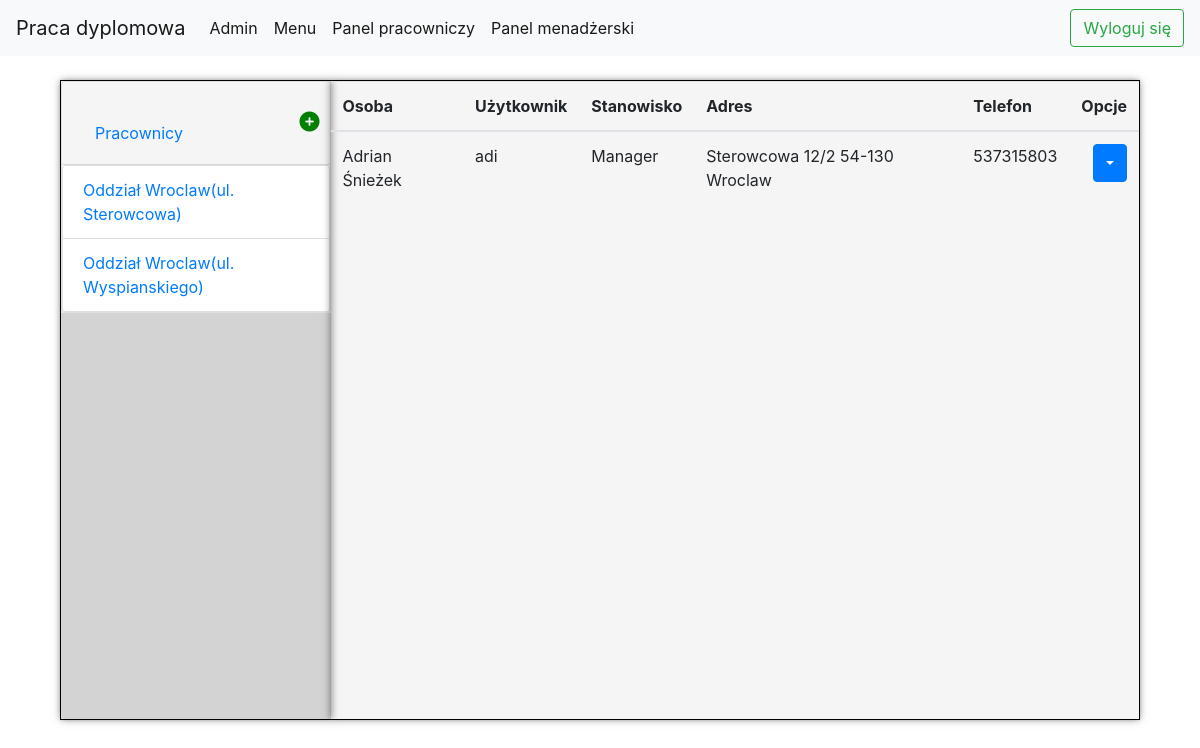
The page /manage_employees/restaurant/1/ (signed in) on the database its author committed.
### restaurantApp/models.py (models this page shows, shortened)
class Restaurant(models.Model):
    address = models.OneToOneField(Address, on_delete=models.CASCADE)
    def __str__(self):
        return f"Oddział {self.address.city}(ul. {self.address.street_name})"

class Address(models.Model):
    street_name = models.CharField(max_length=100)
    street_number = models.IntegerField()
    house_number = models.IntegerField(null=True, blank=True)
    city = models.CharField(max_length=100)
    zip_code = models.CharField(max_length=10)
    def __str__(self):
        if self.house_number:
            return f"{self.street_name} {self.street_number}/{self.house_number} {self.zip_code} {self.city}"
        else:
            return f"{self.street_name} {self.street_number} {self.zip_code} {self.city}"

class Employee(models.Model):
    person = models.ForeignKey(Person, on_delete=models.CASCADE)
    user = models.OneToOneField(User, on_delete=models.CASCADE, default=None, null=True, blank=True)
    restaurant = models.ForeignKey(Restaurant, on_delete=models.CASCADE, null=True, blank=True)
    POSITIONS = (
        ('M', 'Manager'),
        ('W', 'Pracownik')
    )
    position = models.CharField(max_length=1, choices=POSITIONS)

class Person(models.Model):
    first_name = models.CharField(max_length=100)
    last_name = models.CharField(max_length=100)
    phone_regex = RegexValidator(regex=r'^\+?1?\d{9,15}$',
                                 message="Numer telefonu powinien zawierać się w formacie +48999999999")
    phone_number = models.CharField(validators=[phone_regex], max_length=17, blank=True)
    address = models.ForeignKey(Address, on_delete=models.CASCADE)
    def __str__(self):
        return f"{self.first_name} {self.last_name}"

### restaurantApp/views.py (the view)
    def _wrapped_view_func(request, *args, **kwargs):
        if request.user.employee.position != "M":
            return HttpResponse('Nie posiadasz uprawnień')
        else:
            return view_func(request, *args, **kwargs)

### restaurantApp/views.py (called while the page is built)
def manager_required(view_func):
    def _wrapped_view_func(request, *args, **kwargs):
        if request.user.employee.position != "M":
            return HttpResponse('Nie posiadasz uprawnień')
        else:
            return view_func(request, *args, **kwargs)
    return _wrapped_view_func

@login_required
@manager_required
def manage_employees(request, id=-1):
    restaurants = Restaurant.objects.all()
    if id != 0:
        restaurant = Restaurant.objects.get(id=id)
        emplyees = Employee.objects.filter(restaurant=restaurant)
        return render(request, "restaurantApp/manage_employees.html",
                      {"restaurants": restaurants, "emplyees": emplyees})
    return render(request, "restaurantApp/manage_employees.html", {"restaurants": restaurants})

### templates/restaurantApp/manage_employees.html (shortened to what this page needs)
<!DOCTYPE html>
{% extends "restaurantApp/manage_template.html" %}
{% load static %}
{% block css_block %}
    <link rel="stylesheet" href="{% static 'css/products_group.css' %}">
    <link rel="stylesheet" type="text/css" href="{% static 'css/control_panel.css' %}">
    <link rel="stylesheet" href="{% static 'css/accordion.css' %}">
{% endblock %}
{% block accordion_div_block %}
    <div id="accordion">
        <div class="card">
            <div class="card-header" id="headingOne">
                <h5 class="mb-0">
                    <button class="btn btn-link" data-toggle="collapse" data-target="#collapseOne"
                            aria-expanded="true" aria-controls="collapseOne">
                        Pracownicy
                    </button>
                    <a href="{% url "restaurantApp:create_user" %}"><i
                            class="addSign fas fa-plus-circle"></i></a>
                </h5>
            </div>
            <div id="collapseOne" class="collapse show" aria-labelledby="headingOne" data-parent="#accordion">
                <div class="card-body">
                    <ul class="list-group">
                        {% for restuarant in restaurants %}
                            <li class="list-group-item">
                                <a href="{% url "restaurantApp:manage_employees" restuarant.id %}">{{ restuarant }}</a>
                            </li>
                        {% endfor %}
                    </ul>
                </div>
            </div>
        </div>
    </div>
{% endblock %}
{% block view_div_block %}
    <table class="table">
        <thead>
        <tr>
            <th scope="col">Osoba</th>
            <th scope="col">Użytkownik</th>
            <th scope="col">Stanowisko</th>
            <th scope="col">Adres</th>
            <th scope="col">Telefon</th>
            <th class="right-align" scope="col">Opcje</th>
        </tr>
        </thead>
        <tbody>
        {% for employee in emplyees %}
            <tr>
                <td>{{ employee.person }}</td>
                <td>{{ employee.user }}</td>
                {% if employee.position == "W" %}
                    <td>Pracownik</td>
                {% elif employee.position == "M" %}
                    <td>Manager</td>
                {% else %}
                    <td>TODO</td>
                {% endif %}
                <td>{{ employee.person.address }}</td>
                <td>{{ employee.person.phone_number }}</td>
                <td class="right-align">
                    <div class="btn-group">
                        <button type="button" class="btn btn-primary dropdown-toggle" data-toggle="dropdown"
                                aria-haspopup="true" aria-expanded="false"></button>
                    </div>
                </td>
            </tr>
            </tbody>
        {% endfor %}
    </table>
{% endblock %}

### static/css/base.css (style rules this page uses)
html { overflow: hidden; }
body { margin: 0; box-sizing: border-box; }
html, body { height: 100%; width: 100%; background: url("/static/img/b3.JPG") no-repeat 0 0 scroll; height: 100%; width: 100%; background-position: 0px -40px; background-repeat: no-repeat; background-size: cover; }

### static/css/products_group.css (style rules this page uses)
.card-body { padding: 0px 0px 0px 0px; }
.addSign { font-size: 20px; color: green; position: absolute; right: 3%; }
.table { width: 100%; }
.right-align { text-align: right; }
.option-windows-panel input, button { margin-top: 20px; }

### static/css/control_panel.css (style rules this page uses)
td .btn { height: inherit; width: inherit; height: 90%; width: 90%; display: block; margin: auto; }
table { position: center; }

### static/css/accordion.css (style rules this page uses)
#accordion { background-color: #eee; color: #444; cursor: pointer; width: 100%; border: none; outline: none; transition: 0.4s; }
.card-header { background-color: whitesmoke; text-align: left; }
.card .addSign { position: absolute; right: 10px; top: 30px; }

### rows shown on the page
Restaurant: address.street_name "Oddział Wroclaw(ul. Sterowcowa)"
Restaurant: address.street_name "Oddział Wroclaw(ul. Wyspianskiego)"
Employee: person "Adrian Śnieżek", user "adi", position "Manager", person.address "Sterowcowa 12/2 54-130 Wroclaw", person.phone_number "537315803"
